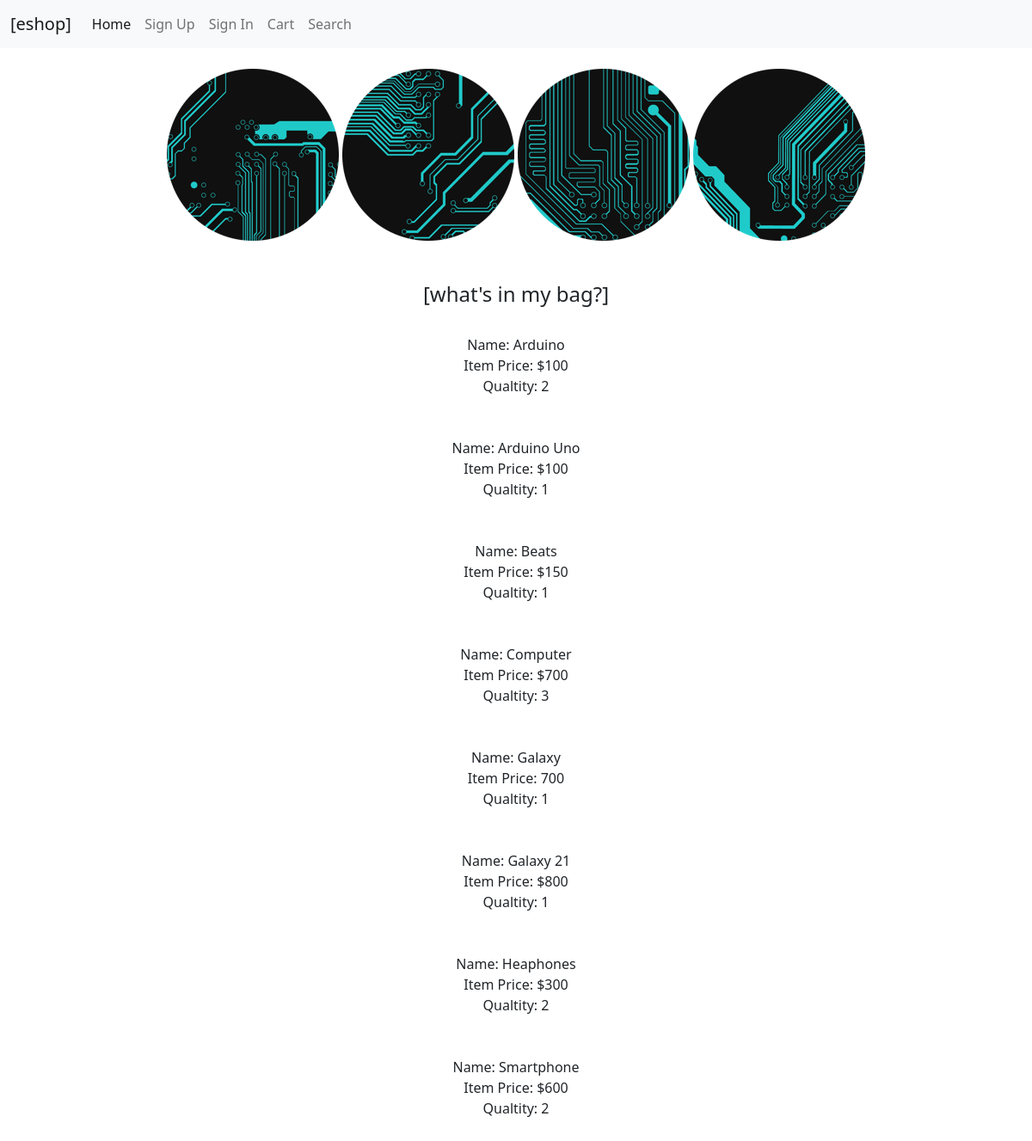
The page /cart on the database its author committed.
### main.py (models this page shows, shortened)
class Cart(db.Model):
    tablename__ = 'cart'
    id = db.Column(db.Integer, primary_key=True)
    item_name = db.Column(db.Text)
    item_price = db.Column(db.Text)
    item_quantity = db.Column(db.Text)

### main.py (the view)
@app.route('/cart')
def cart():
    oo= db.session.query(Cart,
                         func.count(Cart.item_name)).group_by(Cart.item_name).all()
    return render_template("cart.html", cart= oo)

### templates/cart.html (shortened to what this page needs)
{% extends "base.html" %}
{% block content %}
<!DOCTYPE html>
<html>
<head>
  <link href="https://cdn.jsdelivr.net/npm/bootstrap@5.2.0/dist/css/bootstrap.min.css" rel="stylesheet"
>
</head>
<body>
  <nav class="navbar navbar-expand-lg bg-light">
    <div class="container-fluid">
      <a class="navbar-brand" href="#">[eshop]</a>
      <div class="collapse navbar-collapse" id="navbarNav">
        <ul class="navbar-nav">
          <li class="nav-item">
            <a class="nav-link active" aria-current="page" href="{{url_for('index')}}">Home</a>
          </li>
          <li class="nav-item">
            <a class="nav-link" href="{{url_for('signUp')}}">Sign Up</a>
          </li>
          <li class="nav-item">
            <a class="nav-link" href="{{url_for('signIn')}}">Sign In</a>
          </li>
          <li class="nav-item">
            <a class="nav-link" href="{{url_for('cart')}}">Cart</a>
          </li>
	            <li class="nav-item">
            <a class="nav-link" href="{{url_for('search')}}">Search</a>
          </li>
        </ul>
      </div>
    </div>
  </nav><br>
  <div class="hellologo">
    <img src="/static/logo.png">
    <img src="/static/logo1.png">
    <img src="/static/logo2.png">
    <img src="/static/logo3.png">
  </div><br><br>
  <div class = 'items'>
    <h4> [what's in my bag?] </h4>
    <br>
      {% for i in cart %}
      <div>Name: {{i[0].item_name}}</div>
      <div>Item Price: {{i[0].item_price}}</div>
      <div>Qualtity: {{i[1]}}</div>
      <br/>
      <br/>
      {% endfor %}
    </div>
  </body>
</html>
{% endblock %}

### templates/base.html (shortened to what this page needs)
<!DOCTYPE html>
<html lang="en">
  <head>
    <link rel="stylesheet" href="https://cdn.jsdelivr.net/npm/bootstrap@4.0.0/dist/css/bootstrap.min.css">
  </head>
  <body>
    {% block content %}
    {% endblock %}
  </body>
</html>

### templates/cart.html (style rules this page uses)
.hellologo { text-align: center; }
.items { text-align: center; }

### rows shown on the page
Cart: item_name "Arduino", item_price "$100", i "2"
Cart: item_name "Arduino Uno", item_price "$100", item_quantity "1"
Cart: item_name "Beats", item_price "$150", item_quantity "1"
Cart: item_name "Computer", item_price "$700", i "3"
Cart: item_name "Galaxy", item_price "700", item_quantity "1"
Cart: item_name "Galaxy 21", item_price "$800", item_quantity "1"
Cart: item_name "Heaphones", item_price "$300", i "2"
Cart: item_name "Smartphone", item_price "$600", id "2"
